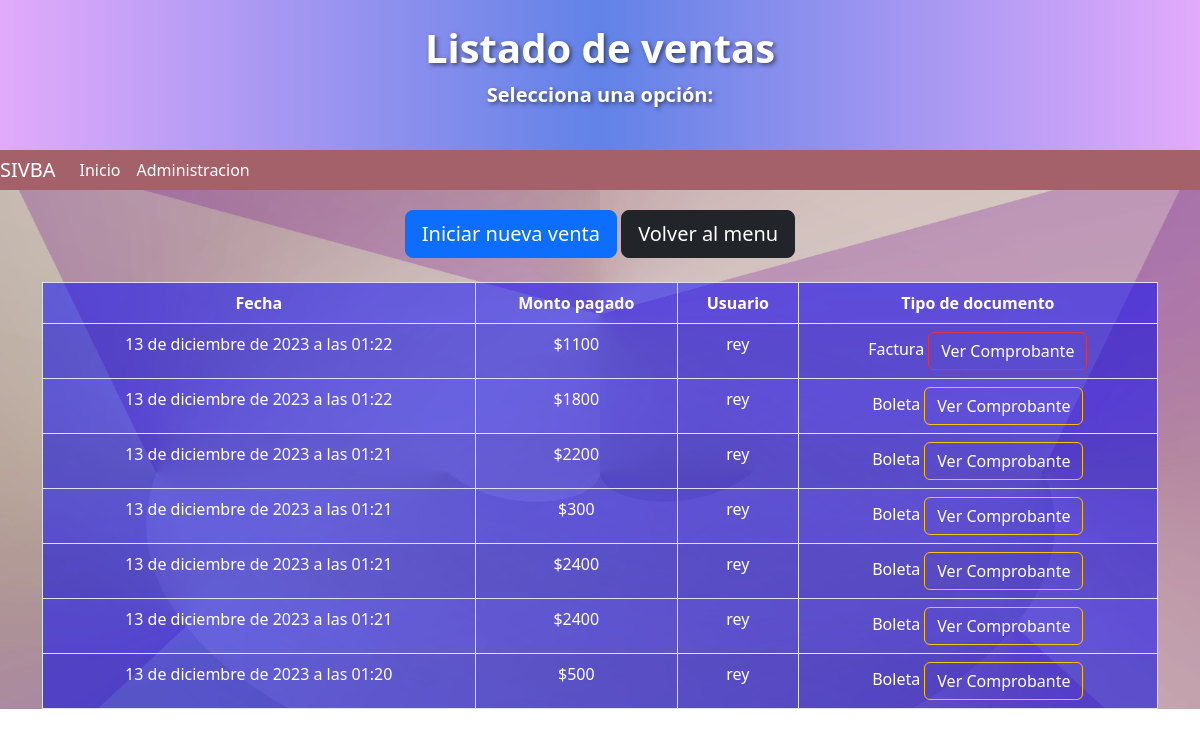
The page /vendedor/read_ventas/ (signed in) on the database its author committed.
### bazarapp/models.py (models this page shows, shortened)
class Venta(models.Model):
    fecha = models.DateTimeField(null=False)
    monto_pagado = models.PositiveIntegerField(null= True, blank=True)
    usuario = models.ForeignKey(User, on_delete=models.CASCADE, null=False, blank=False)
    id_jornada = models.ForeignKey(Jornada, on_delete=models.CASCADE, null=False, blank=False)
    id_factura = models.ForeignKey(Factura, on_delete=models.CASCADE, null=True, blank=True)
    tipo_documento = models.CharField(max_length=12, null=False, blank=False)

### bazarapp/views.py (the view)
# urls.py: path('vendedor/read_ventas/', views.read_ventas, name='read_ventas'),
@user_passes_test(es_vendedor)
def read_ventas(request):
    jornada_abierta = Jornada.objects.filter(estado=True).first()
    if not jornada_abierta:
        return render(request, 'vendedor/ventas/jornada_estado_false.html')
    else:
        ventas = Venta.objects.filter(id_jornada=Jornada.objects.filter(estado=True).first(), monto_pagado__isnull=False).order_by('-fecha')
        data = {'ventas':ventas}
        return render(request, 'vendedor/ventas/read_ventas.html', data)

### bazarapp/views.py (called while the page is built)
def es_vendedor(user):
    return user.groups.filter(name='Vendedor').exists()

### templates/vendedor/ventas/read_ventas.html (shortened to what this page needs)
<!DOCTYPE html>
{% load static %}
<html lang="es">
  <head>
    <link
      href="https://cdn.jsdelivr.net/npm/bootstrap@5.2.1/dist/css/bootstrap.min.css"
      rel="stylesheet"
    />
    <link rel="stylesheet" href="https://cdn.jsdelivr.net/npm/bootstrap-icons@1.11.2/font/bootstrap-icons.min.css">
  </head>
  <body>
    <header>
      <div class="bg-dark text-white py-4 text-center gradient-bg">
        <h1 class="display-6">Listado de ventas</h1>
        <p class="lead">Selecciona una opción:</p>
      </div>
      <nav class="navbar navbar-expand-lg bg-body-tertiary">
        <div class="container-fluid-navbar d-flex align-items-center">
          <a class="navbar-brand" href="/">SIVBA</a>
          <div class="collapse navbar-collapse" id="navbarNav">
            <ul class="navbar-nav">
              <li class="nav-item">
                <a class="nav-link active" aria-current="page" href="/">Inicio</a>
              </li>
              <li class="nav-item">
                <a class="nav-link" href="/admin">Administracion</a>
              </li>
            </ul>
          </div>
        </div>
      </nav>
    </header>
    <main class="background-image">
      <div class="container">
        <div class="text-center">
          <a href="/vendedor/add_venta/" class="btn btn-primary btn-lg text-white" style="margin-top: 20px;">Iniciar nueva venta</a>
          <a href="/vendedor/" class="btn btn-dark btn-lg text-white" style="margin-top: 20px;">Volver al menu</a>
        </div>
        <br>
        <table class="table table-striped table-bordered table-blue-transparent">
          <thead class="thead-dark text-center">
            <tr>
              <th>Fecha</th>
              <th>Monto pagado</th>
              <th>Usuario</th>
              <th>Tipo de documento</th>
            </tr>
          </thead>
          <tbody class="text-center tbody-dark">
            {% for v in ventas %}
            <tr>
              <td>{{ v.fecha }}</td>
              <td>${{ v.monto_pagado }}</td>
              <td>{{ v.usuario.username }}</td>
              {% if v.id_factura is not None %}
              <td>
                Factura
                <a href="{% url 'factura_detalle' v.id_factura.id %}" class="btn btn-danger ml-2">Ver Comprobante</a>
            </td>
              {% else %}
              <td>
                Boleta
                <a href="{% url 'venta_detalle' v.id %}" class="btn btn-warning ml-2">Ver Comprobante</a>
            </td>
              {% endif %}
            </tr>
            {% endfor %}
          </tbody>
        </table>
      </div>
    </main>
  </body>
</html>

### rows shown on the page
Venta: fecha "13 de diciembre de 2023 a las 01:22", monto_pagado "1100", usuario.username "rey", shows "Factura"
Venta: fecha "13 de diciembre de 2023 a las 01:22", monto_pagado "1800", usuario.username "rey", shows "Boleta"
Venta: fecha "13 de diciembre de 2023 a las 01:21", monto_pagado "2200", usuario.username "rey", shows "Boleta"
Venta: fecha "13 de diciembre de 2023 a las 01:21", monto_pagado "300", usuario.username "rey", shows "Boleta"
Venta: fecha "13 de diciembre de 2023 a las 01:21", monto_pagado "2400", usuario.username "rey", shows "Boleta"
Venta: fecha "13 de diciembre de 2023 a las 01:21", monto_pagado "2400", usuario.username "rey", shows "Boleta"
Venta: fecha "13 de diciembre de 2023 a las 01:20", monto_pagado "500", usuario.username "rey", shows "Boleta"
